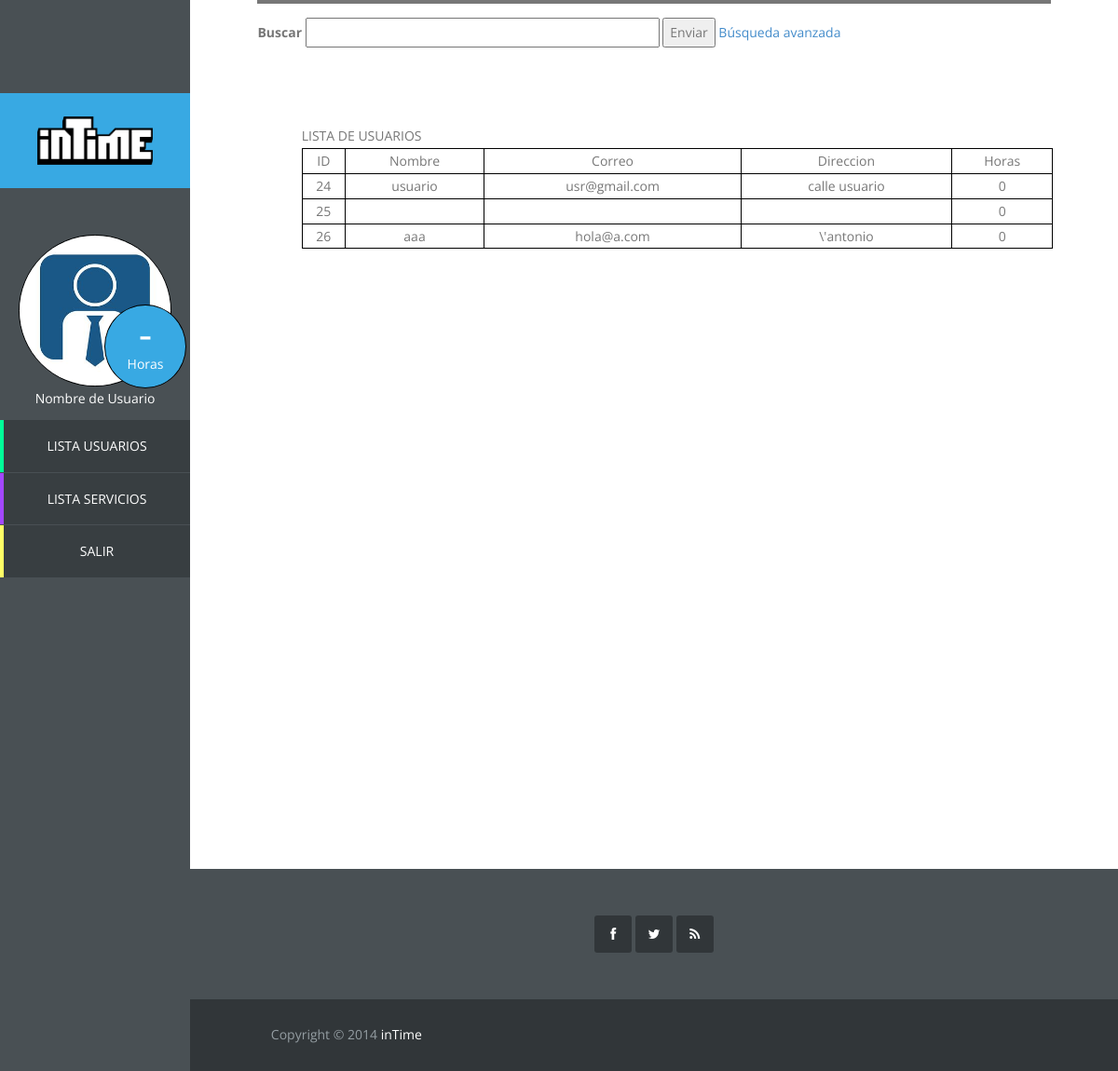
The app's page /vista/usuariosadmin.php, older data.
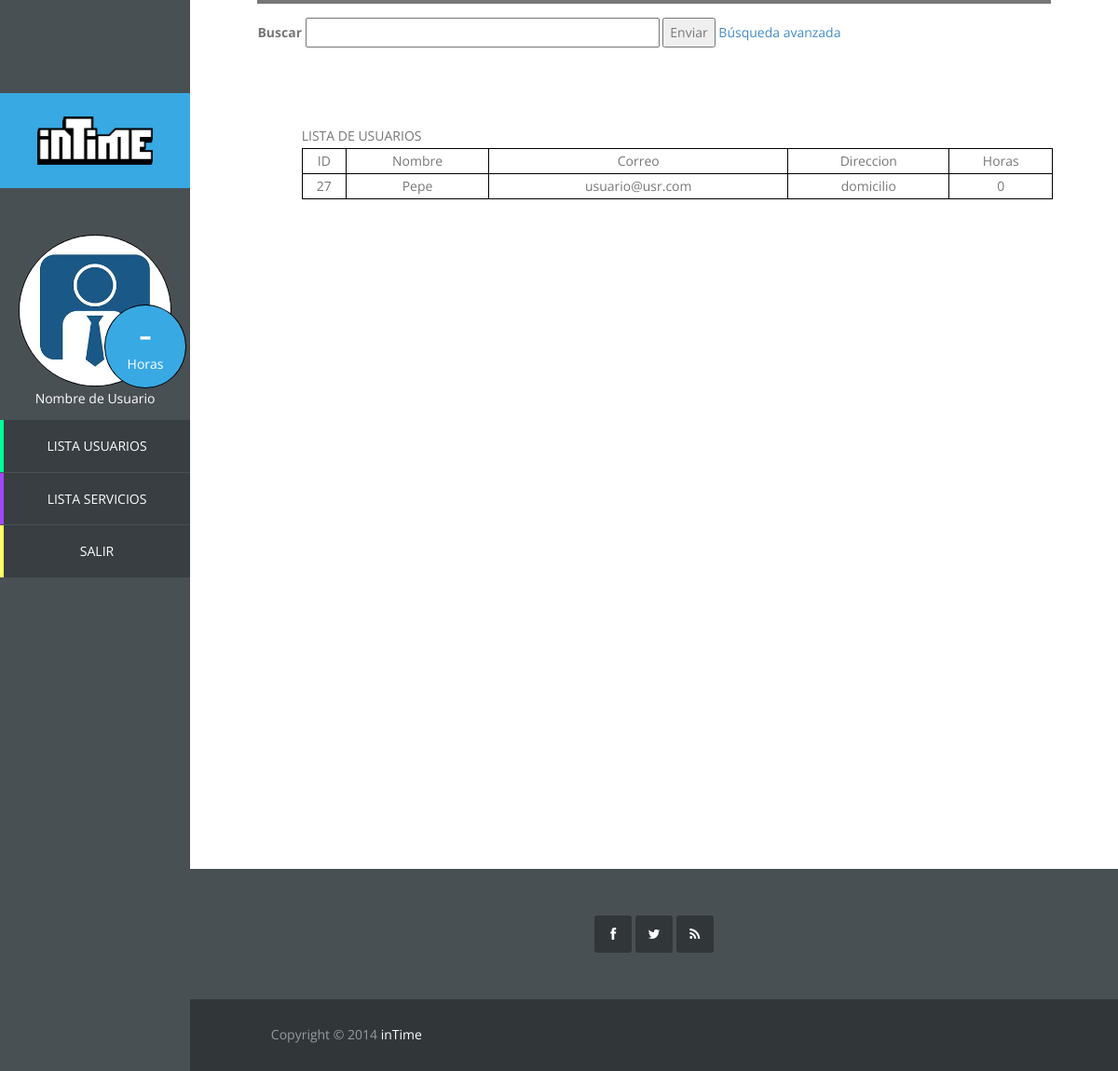
The same page, newer data.
### tables this page shows
CREATE TABLE IF NOT EXISTS `usuario` (
  `id_usuario` int(11) NOT NULL AUTO_INCREMENT,
  `correo` varchar(40) NOT NULL,
  `nombre` varchar(20) NOT NULL,
  `apellidos` varchar(40) NOT NULL,
  `direccion` varchar(80) NOT NULL,
  `horas_usuario` int(11) NOT NULL,
  `foto` blob,
  `pass` char(128) NOT NULL,
  `salt` char(128) NOT NULL,
  PRIMARY KEY (`id_usuario`),
  UNIQUE KEY `correo` (`correo`)
);

### controlador/opbasededatos.php (called while the page is built, shortened)
<?php
class Mysql{
	public function mostrar_todos_usuarios(){
		$enlace = mysqli_connect("localhost", "root", "", "intime");
		$consulta = "SELECT id_usuario, nombre, correo, direccion, horas_usuario  FROM usuario";
		$resultado = mysqli_query($enlace, $consulta);
		return $resultado;
	}
}

### vista/usuariosadmin.php (the view, shortened to what this page needs)
<!DOCTYPE html>
<?php
require_once '../controlador/opbasededatos.php';
?>
<html lang="es">
	<head>
		<link rel="stylesheet" href="css/bootstrap.min.css">
		<link rel="stylesheet" href="css/font-awesome.min.css">
		<link rel="stylesheet" href="css/templatemo_misc.css">
		<link rel="stylesheet" href="css/templatemo_style.css">
	</head>
	<body>
		<?php include "sidebaradmin.php"
		?>
		<div id="main-content">
			<div id="templatemo">
				<div class="section-content">
					<div class="row">
						<div class="col-md-12">
							<div class="section-title">
								<div class="buscador">
									<form class="buscador-form" method="get" action="busqueda.php" accept-charset="utf-8">
										<label>Buscar</label>
										<input type="text" name="nombrebusq" size="50">
										<button type="submit" name="submit">
											Enviar
										</button>
										<a href="busqueda.php">Búsqueda avanzada</a>
									</form>
								</div>
							</div>
						</div>
					</div>
					<div class="panel-admin">
						<div class="lista-admin">
							<table>
							<?php
							$BDD = new Mysql();
							$resultado = $BDD->mostrar_todos_usuarios();
							echo "<table border='1' cellpadding='2' cellspacing='2'";
							echo "<tr><td>ID</td><td>Nombre</td><td>Correo</td><td>Direccion</td><td>Horas</td>";
							while ($row = mysqli_fetch_array($resultado)) {
							        echo "<tr>";
							        echo "<td>".$row["id_usuario"]."</td>";
							        echo "<td>".$row["nombre"]."</td>";
							        echo "<td>".$row["correo"]."</td>";
							        echo "<td>".$row["direccion"]."</td>";
							        echo "<td>".$row["horas_usuario"]."</td>";
							        echo "</tr>";
							}
							?>
							</table>
					</div>
				</div>
			</div>
			<?php include 'footer.php'
			?>
		</div>
	</body>
</html>

### vista/sidebaradmin.php
<aside id="main-sidebar" >
	<div class="logo">
		<a href="index.php"><img src="images/logo.png" /></a>
	</div>
	<div class="navigation-log-in">
		<ul class="main-menu">
			<div class="circle-text">
				<div class="contador">-</div>
				<p>Horas</p>
			</div>
		<img src="images/admin.jpg" >
		<p>Nombre de Usuario</p>
			<li class="user-list">
				<a href="usuariosadmin.php">Lista Usuarios</a>
			</li>
			<li class="service-list">
				<a href="serviciosadmin.php">Lista Servicios</a>
			</li>
			<li class="log-out">
				<a href="index.php">Salir</a>
			</li>
		</ul>
	</div>
</aside>

### vista/footer.php
<div class="site-footer">
	<div class="first-footer">
		<div class="container-fluid">
			<div class="row">
				<div class="col-md-12">
					<div class="social-footer">
						<ul>
							<li>
								<a href="#" class="fa fa-facebook"> </a>
							</li>
							<li>
								<a href="#" class="fa fa-twitter"> </a>
							</li>
							<li>
								<a href="#" class="fa fa-rss"> </a>
							</li>
						</ul>
					</div>
				</div>
			</div>
		</div>
	</div>
	<div class="bottom-footer">
		<div class="container-fluid">
			<div class="row">
				<div class="col-md-6">
					<p class="copyright">
						Copyright © 2014 <a href="#">inTime</a>
					</p>
				</div>
			</div>
		</div>
	</div>
</div>

### vista/css/templatemo_style.css (style rules this page uses)
.main-menu, .responsive-menu ul, .social-member, .progess-bars, .first-footer .social-footer ul { padding: 0%; margin: 0%; list-style: none; }
body { font: 14px/1.85em 'Open Sans', Arial, Helvetice Neue, sans-serif; color: #777777; font-weight: 300px; font-style: normal; -webkit-font-smoothing: antialiased; -webkit-text-size-adjust: 100%; }
a, a:hover, a:focus { text-decoration: none; -webkit-transition: all 150ms ease-in; -moz-transition: all 150ms ease-in; -o-transition: all 150ms ease-in; transition: all 150ms ease-in; }
*, *:before, *:after { -moz-box-sizing: border-box; -webkit-box-sizing: border-box; box-sizing: border-box; }
#main-content, .full-width-slider { width: 83%; }
.section-content { padding: 0 7%; margin-bottom: 100px; height: 200%; }
.section-title { border-top: 4px solid; margin-bottom: 80px; }
div.buscador { position: relative; width: 78%; margin-top: 15px; }
#main-sidebar { position: fixed; float: left; width: 17%; height: 100%; background-color: #495054; color: white; margin-right: 0px; overflow: auto; }
.logo { margin-top: 100px; background-color: #38a9e3; padding: 25px 40px; }
.logo a { color: white; }
.logo a img { width: 100%; height: 100%; }
.main-menu { text-align: center; }
.main-menu li { margin-bottom: 1px; }
.main-menu li a { color: white; text-transform: uppercase; display: block; border-left: 4px solid; padding: 15px 30px; background-color: #383e41; -webkit-transition: all 150ms ease-in; -moz-transition: all 150ms ease-in; -o-transition: all 150ms ease-in; transition: all 150ms ease-in; }
li.log-out a { border-color: #FFFF66; }
li.user-list a { border-color: #00FF99; }
li.service-list a { border-color: #A347FF; }
.navigation-log-in { padding-top: 50px; }
.navigation-log-in img { border: 1px solid black; border-radius:120px; width: 80%; }
.first-footer { background-color: #495054; padding: 50px; text-align: center; border-left: 5px solid #313639; }
.first-footer .social-footer ul li { display: inline; }
.first-footer .social-footer ul li a { width: 40px; height: 40px; -webkit-border-radius: 3px; border-radius: 3px; background-clip: padding-box; background-color: #313639; text-align: center; line-height: 40px; color: white; }
.bottom-footer { background-color: #313639; color: #949da2; padding: 25px 7% 16px 7%; }
.bottom-footer a { color: white; }
#main-content { float: left; width: 83%; height: 100%; margin-left: 17%; overflow: hidden; }
.first-footer { border-left: 0; }
.lista-users table,th,td { text-align:center; }
.lista-admin { padding-left:50px; }
.panel-admin { position: relative; margin-bottom:50px;min-height:700px; }
.lista-admin table,td,th { border: 1px solid black; }
.lista-admin table { width:100%; }
.circle-text { position: absolute; width: 43%; margin-left: 55%; margin-top: 37%; }
.circle-text:after { content: ""; display: block; width: 100%; height:0; padding-bottom: 100%; background: #38a9e3; -moz-border-radius: 50%; -webkit-border-radius: 50%; border-radius: 50%; border: 1px solid black; }
.circle-text p { position: absolute; float: left; width: 100%; padding-top: 73%; line-height: 1em; margin-top: -0.5em; text-align: center; color: white; }
.circle-text div { position: absolute; width: 100%; padding-top: 35%; line-height: 1em; margin-top: -0.5em; text-align: center; color: white; font-size: 45px; }

Row changes from the older to the newer data that the page shows:
removed usuario: id_usuario "24", nombre "usuario", correo "usr@gmail.com", direccion "calle usuario", horas_usuario "0"
removed usuario: id_usuario "25", horas_usuario "0"
removed usuario: id_usuario "26", nombre "aaa", correo "hola@a.com", direccion "\\'antonio", horas_usuario "0"
added usuario: id_usuario "27", nombre "Pepe", correo "usuario@usr.com", direccion "domicilio", horas_usuario "0"
